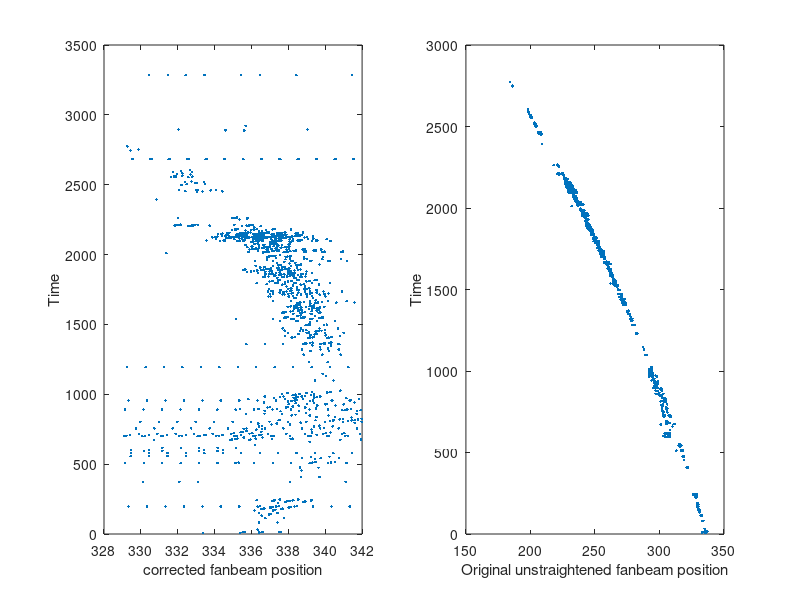

Recreate this plot in MATLAB.
clear all;
clc;
close all;

%fileID = load('SNR.10.trace337.txt');

%% _______BASIC FANBEAM PLOTS________ %%
% SNR = fileID(:,1);
% width = fileID(:,4);
% dm = fileID(:,6);
% time = fileID(:,3); 
% fanbeam = fileID(:,13)
% %subplot(1,2,1)
% plot(fanbeam, time, '.')
% xlabel('Fanbeam')
% ylabel('Time')
% hold on;
% 
% %%Close liner
% fanbeam2 = fanbeam -200 
% plot(fanbeam2,time, '.')
% hold on;

%% ____FANBEAM EQUATION PLOTS_____%%
% fb_prime = fanbeam + (time*(150/3600)) + ((time.^2)*(65/3600^2))
% plot(fb_prime, time, '.')
% xlabel('Fanbeam prime')
% ylabel('Time')


%% _____PLOT REFINER NOW DONE IN AWKS____ %%
% tot_lines = length(SNR)
% ref_time = [];
% ref_fanbeam = [];
% ref_SNR = [];
% 
% for i = 1:tot_lines
%     
%     if SNR(i) not 
%         
%         ref_time = [ref_time, time(i)];
%         ref_fanbeam = [ref_fanbeam, fanbeam(i)];
%         ref_SNR = [ref_SNR, SNR]
%     end
% end
% 
% ref_time 
% ref_fanbeam 
% ref_SNR
% subplot(1,2,2)
% plot(ref_time,ref_fanbeam, '*')
% title('refined plot')

%% JUNK FILE PLOT %%
% jtime = fileID(:,1);
% jfb = fileID(:,2);
% plot(jfb, jtime, '.')
% xlabel('corrected fanbeam position')
% ylabel('Time')

%% TRACE 337 PLOT %%
fileID = load('SNR.10.trace337.txt');
time = fileID(:,1);
fb = fileID(:,2);

subplot(1,2,1)
plot(fb, time, '.')
xlabel('corrected fanbeam position')
ylabel('Time')

subplot(1,2,2)
% t2 = fileID(:,1)
% fb2 = fileID(:,15)
% plot(fb2, t2, '.')
% hold on;

newfile = load('trace337_final.txt');
t3 = newfile(:,1);
fb3 = newfile(:,15);
plot(fb3,t3, '.')

xlabel('Original unstraightened fanbeam position')
ylabel('Time')



